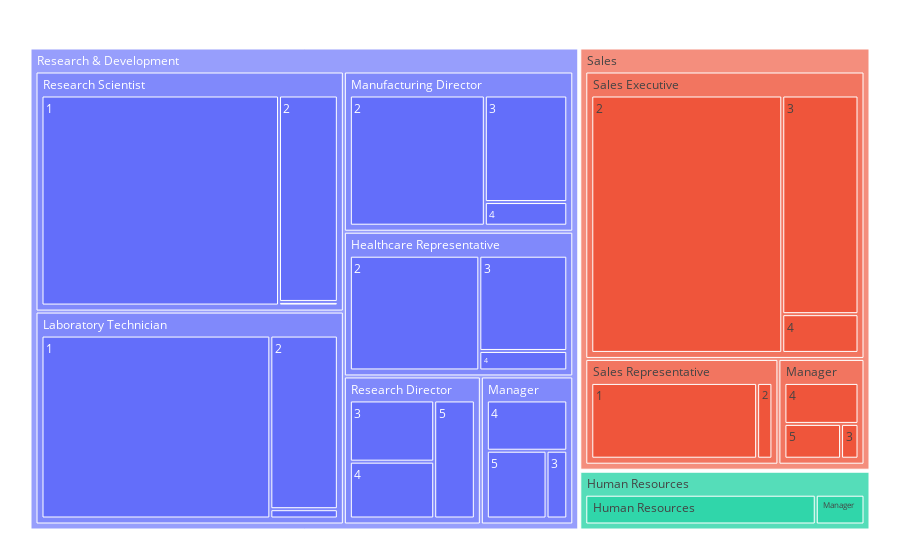

Here is the notebook cell this chart was saved with:
### Markdown cell above
The last two categorical fields are `Department` and `JobRole` which implies a hierarchy that I will need to explore

### Code cell
fig = px.treemap(df, path=['Department','JobRole','JobLevel'], values='EmployeeCount') # hierarchichal order to plot and method of aggregation
fig.update_layout(margin = dict(t=25, l=25, r=25, b=25)) # adjusting margins to reduce whitespace
fig.show()

### Figure 1 — Plotly figure (JSON) as saved in the notebook; plotly's stock layout.template omitted (floating-point values rounded to 4 significant figures)
{"data": [{"branchvalues": "total", "domain": {"x": [0, 1], "y": [0, 1]}, "hovertemplate": "labels=%{label}<br>EmployeeCount=%{value}<br>parent=%{parent}<br>id=%{id}<extra></extra>", "ids": ["Human Resources/Human Resources/1", "Research & Development/Laboratory Technician/1", "Research & Development/Research Scientist/1", "Sales/Sales Representative/1", "Research & Development/Healthcare Representative/2", "Human Resources/Human Resources/2", "Research & Development/Laboratory Technician/2", "Research & Development/Manufacturing Director/2", "Research & Development/Research Scientist/2", "Sales/Sales Executive/2", "Sales/Sales Representative/2", "Research & Development/Healthcare Representative/3", "Human Resources/Human Resources/3", "Research & Development/Laboratory Technician/3", "Research & Development/Manager/3", "Sales/Manager/3", "Research & Development/Manufacturing Director/3", "Research & Development/Research Director/3", "Research & Development/Research Scientist/3", "Sales/Sales Executive/3", "Research & Development/Healthcare Representative/4", "Human Resources/Manager/4", "Research & Development/Manager/4", "Sales/Manager/4", "Research & Development/Manufacturing Director/4", "Research & Development/Research Director/4", "Sales/Sales Executive/4", "Human Resources/Manager/5", "Research & Development/Manager/5", "Sales/Manager/5", "Research & Development/Research Director/5", "Research & Development/Healthcare Representative", "Human Resources/Human Resources", "Research & Development/Laboratory Technician", "Human Resources/Manager", "Research & Development/Manager", "Sales/Manager", "Research & Development/Manufacturing Director", "Research & Development/Research Director", "Research & Development/Research Scientist", "Sales/Sales Executive", "Sales/Sales Representative", "Human Resources", "Research & Development", "Sales"], "labels": ["1", "1", "1", "1", "2", "2", "2", "2", "2", "2", "2", "3", "3", "3", "3", "3", "3", "3", "3", "3", "4", "4", "4", "4", "4", "4", "4", "5", "5", "5", "5", "Healthcare Representative", "Human Resources", "Laboratory Technician", "Manager", "Manager", "Manager", "Manufacturing Director", "Research Director", "Research Scientist", "Sales Executive", "Sales Representative", "Human Resources", "Research & Development", "Sales"], "name": "", "parents": ["Human Resources/Human Resources", "Research & Development/Laboratory Technician", "Research & Development/Research Scientist", "Sales/Sales Representative", "Research & Development/Healthcare Representative", "Human Resources/Human Resources", "Research & Development/Laboratory Technician", "Research & Development/Manufacturing Director", "Research & Development/Research Scientist", "Sales/Sales Executive", "Sales/Sales Representative", "Research & Development/Healthcare Representative", "Human Resources/Human Resources", "Research & Development/Laboratory Technician", "Research & Development/Manager", "Sales/Manager", "Research & Development/Manufacturing Director", "Research & Development/Research Director", "Research & Development/Research Scientist", "Sales/Sales Executive", "Research & Development/Healthcare Representative", "Human Resources/Manager", "Research & Development/Manager", "Sales/Manager", "Research & Development/Manufacturing Director", "Research & Development/Research Director", "Sales/Sales Executive", "Human Resources/Manager", "Research & Development/Manager", "Sales/Manager", "Research & Development/Research Director", "Research & Development", "Human Resources", "Research & Development", "Human Resources", "Research & Development", "Sales", "Research & Development", "Research & Development", "Research & Development", "Sales", "Sales", "", "", ""], "type": "treemap", "values": [33, 200, 234, 76, 78, 13, 56, 90, 57, 233, 7, 44, 6, 3, 8, 4, 45, 28, 1, 79, 9, 4, 23, 20, 10, 26, 14, 7, 23, 13, 26, 131, 52, 259, 11, 54, 37, 145, 80, 292, 326, 83, 63, 961, 446]}], "layout": {"legend": {"tracegroupgap": 0}, "margin": {"b": 25, "l": 25, "r": 25, "t": 25}}}
